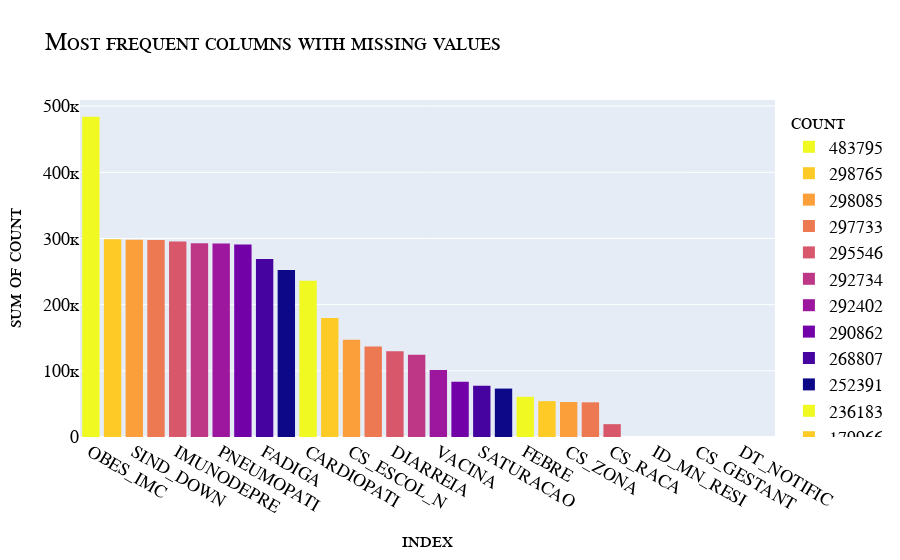

This figure's notebook cell:
### Markdown cell above
# Now we can try to treat this dataset
- Let us start by checking what columns have more missing values
- Then we can drop rows with more that 90% of the data NaN

### Code cell
px.histogram(df.isna().sum().reset_index(name='count').sort_values(by='count', ascending=False),
            x='index', y='count', color='count', color_discrete_sequence= px.colors.sequential.Plasma_r,
             title="Most frequent columns with missing values").update_layout(font = my_font)

### Figure 1 — Plotly figure (JSON) as saved in the notebook; plotly's stock layout.template omitted (floating-point values rounded to 4 significant figures)
{"data": [{"bingroup": "x", "histfunc": "sum", "hovertemplate": "count=483795<br>index=%{x}<br>sum of count=%{y}<extra></extra>", "legendgroup": "483795", "marker": {"color": "#f0f921", "pattern": {"shape": ""}}, "name": "483795", "orientation": "v", "showlegend": true, "type": "histogram", "x": ["OBES_IMC"], "xaxis": "x", "y": [483795], "yaxis": "y"}, {"bingroup": "x", "histfunc": "sum", "hovertemplate": "count=298765<br>index=%{x}<br>sum of count=%{y}<extra></extra>", "legendgroup": "298765", "marker": {"color": "#fdca26", "pattern": {"shape": ""}}, "name": "298765", "orientation": "v", "showlegend": true, "type": "histogram", "x": ["PUERPERA"], "xaxis": "x", "y": [298765], "yaxis": "y"}, {"bingroup": "x", "histfunc": "sum", "hovertemplate": "count=298085<br>index=%{x}<br>sum of count=%{y}<extra></extra>", "legendgroup": "298085", "marker": {"color": "#fb9f3a", "pattern": {"shape": ""}}, "name": "298085", "orientation": "v", "showlegend": true, "type": "histogram", "x": ["SIND_DOWN"], "xaxis": "x", "y": [298085], "yaxis": "y"}, {"bingroup": "x", "histfunc": "sum", "hovertemplate": "count=297733<br>index=%{x}<br>sum of count=%{y}<extra></extra>", "legendgroup": "297733", "marker": {"color": "#ed7953", "pattern": {"shape": ""}}, "name": "297733", "orientation": "v", "showlegend": true, "type": "histogram", "x": ["HEPATICA"], "xaxis": "x", "y": [297733], "yaxis": "y"}, {"bingroup": "x", "histfunc": "sum", "hovertemplate": "count=295546<br>index=%{x}<br>sum of count=%{y}<extra></extra>", "legendgroup": "295546", "marker": {"color": "#d8576b", "pattern": {"shape": ""}}, "name": "295546", "orientation": "v", "showlegend": true, "type": "histogram", "x": ["IMUNODEPRE"], "xaxis": "x", "y": [295546], "yaxis": "y"}, {"bingroup": "x", "histfunc": "sum", "hovertemplate": "count=292734<br>index=%{x}<br>sum of count=%{y}<extra></extra>", "legendgroup": "292734", "marker": {"color": "#bd3786", "pattern": {"shape": ""}}, "name": "292734", "orientation": "v", "showlegend": true, "type": "histogram", "x": ["RENAL"], "xaxis": "x", "y": [292734], "yaxis": "y"}, {"bingroup": "x", "histfunc": "sum", "hovertemplate": "count=292402<br>index=%{x}<br>sum of count=%{y}<extra></extra>", "legendgroup": "292402", "marker": {"color": "#9c179e", "pattern": {"shape": ""}}, "name": "292402", "orientation": "v", "showlegend": true, "type": "histogram", "x": ["PNEUMOPATI"], "xaxis": "x", "y": [292402], "yaxis": "y"}, {"bingroup": "x", "histfunc": "sum", "hovertemplate": "count=290862<br>index=%{x}<br>sum of count=%{y}<extra></extra>", "legendgroup": "290862", "marker": {"color": "#7201a8", "pattern": {"shape": ""}}, "name": "290862", "orientation": "v", "showlegend": true, "type": "histogram", "x": ["OBESIDADE"], "xaxis": "x", "y": [290862], "yaxis": "y"}, {"bingroup": "x", "histfunc": "sum", "hovertemplate": "count=268807<br>index=%{x}<br>sum of count=%{y}<extra></extra>", "legendgroup": "268807", "marker": {"color": "#46039f", "pattern": {"shape": ""}}, "name": "268807", "orientation": "v", "showlegend": true, "type": "histogram", "x": ["FADIGA"], "xaxis": "x", "y": [268807], "yaxis": "y"}, {"bingroup": "x", "histfunc": "sum", "hovertemplate": "count=252391<br>index=%{x}<br>sum of count=%{y}<extra></extra>", "legendgroup": "252391", "marker": {"color": "#0d0887", "pattern": {"shape": ""}}, "name": "252391", "orientation": "v", "showlegend": true, "type": "histogram", "x": ["DIABETES"], "xaxis": "x", "y": [252391], "yaxis": "y"}, {"bingroup": "x", "histfunc": "sum", "hovertemplate": "count=236183<br>index=%{x}<br>sum of count=%{y}<extra></extra>", "legendgroup": "236183", "marker": {"color": "#f0f921", "pattern": {"shape": ""}}, "name": "236183", "orientation": "v", "showlegend": true, "type": "histogram", "x": ["CARDIOPATI"], "xaxis": "x", "y": [236183], "yaxis": "y"}, {"bingroup": "x", "histfunc": "sum", "hovertemplate": "count=179966<br>index=%{x}<br>sum of count=%{y}<extra></extra>", "legendgroup": "179966", "marker": {"color": "#fdca26", "pattern": {"shape": ""}}, "name": "179966", "orientation": "v", "showlegend": true, "type": "histogram", "x": ["FATOR_RISC"], "xaxis": "x", "y": [179966], "yaxis": "y"}, {"bingroup": "x", "histfunc": "sum", "hovertemplate": "count=146901<br>index=%{x}<br>sum of count=%{y}<extra></extra>", "legendgroup": "146901", "marker": {"color": "#fb9f3a", "pattern": {"shape": ""}}, "name": "146901", "orientation": "v", "showlegend": true, "type": "histogram", "x": ["CS_ESCOL_N"], "xaxis": "x", "y": [146901], "yaxis": "y"}, {"bingroup": "x", "histfunc": "sum", "hovertemplate": "count=136659<br>index=%{x}<br>sum of count=%{y}<extra></extra>", "legendgroup": "136659", "marker": {"color": "#ed7953", "pattern": {"shape": ""}}, "name": "136659", "orientation": "v", "showlegend": true, "type": "histogram", "x": ["VOMITO"], "xaxis": "x", "y": [136659], "yaxis": "y"}, {"bingroup": "x", "histfunc": "sum", "hovertemplate": "count=129733<br>index=%{x}<br>sum of count=%{y}<extra></extra>", "legendgroup": "129733", "marker": {"color": "#d8576b", "pattern": {"shape": ""}}, "name": "129733", "orientation": "v", "showlegend": true, "type": "histogram", "x": ["DIARREIA"], "xaxis": "x", "y": [129733], "yaxis": "y"}, {"bingroup": "x", "histfunc": "sum", "hovertemplate": "count=124438<br>index=%{x}<br>sum of count=%{y}<extra></extra>", "legendgroup": "124438", "marker": {"color": "#bd3786", "pattern": {"shape": ""}}, "name": "124438", "orientation": "v", "showlegend": true, "type": "histogram", "x": ["GARGANTA"], "xaxis": "x", "y": [124438], "yaxis": "y"}, {"bingroup": "x", "histfunc": "sum", "hovertemplate": "count=101083<br>index=%{x}<br>sum of count=%{y}<extra></extra>", "legendgroup": "101083", "marker": {"color": "#9c179e", "pattern": {"shape": ""}}, "name": "101083", "orientation": "v", "showlegend": true, "type": "histogram", "x": ["VACINA"], "xaxis": "x", "y": [101083], "yaxis": "y"}, {"bingroup": "x", "histfunc": "sum", "hovertemplate": "count=83604<br>index=%{x}<br>sum of count=%{y}<extra></extra>", "legendgroup": "83604", "marker": {"color": "#7201a8", "pattern": {"shape": ""}}, "name": "83604", "orientation": "v", "showlegend": true, "type": "histogram", "x": ["DESC_RESP"], "xaxis": "x", "y": [83604], "yaxis": "y"}, {"bingroup": "x", "histfunc": "sum", "hovertemplate": "count=77360<br>index=%{x}<br>sum of count=%{y}<extra></extra>", "legendgroup": "77360", "marker": {"color": "#46039f", "pattern": {"shape": ""}}, "name": "77360", "orientation": "v", "showlegend": true, "type": "histogram", "x": ["SATURACAO"], "xaxis": "x", "y": [77360], "yaxis": "y"}, {"bingroup": "x", "histfunc": "sum", "hovertemplate": "count=73185<br>index=%{x}<br>sum of count=%{y}<extra></extra>", "legendgroup": "73185", "marker": {"color": "#0d0887", "pattern": {"shape": ""}}, "name": "73185", "orientation": "v", "showlegend": true, "type": "histogram", "x": ["CO_RG_RESI"], "xaxis": "x", "y": [73185], "yaxis": "y"}, {"bingroup": "x", "histfunc": "sum", "hovertemplate": "count=60770<br>index=%{x}<br>sum of count=%{y}<extra></extra>", "legendgroup": "60770", "marker": {"color": "#f0f921", "pattern": {"shape": ""}}, "name": "60770", "orientation": "v", "showlegend": true, "type": "histogram", "x": ["FEBRE"], "xaxis": "x", "y": [60770], "yaxis": "y"}, {"bingroup": "x", "histfunc": "sum", "hovertemplate": "count=54168<br>index=%{x}<br>sum of count=%{y}<extra></extra>", "legendgroup": "54168", "marker": {"color": "#fdca26", "pattern": {"shape": ""}}, "name": "54168", "orientation": "v", "showlegend": true, "type": "histogram", "x": ["DISPNEIA"], "xaxis": "x", "y": [54168], "yaxis": "y"}, {"bingroup": "x", "histfunc": "sum", "hovertemplate": "count=52838<br>index=%{x}<br>sum of count=%{y}<extra></extra>", "legendgroup": "52838", "marker": {"color": "#fb9f3a", "pattern": {"shape": ""}}, "name": "52838", "orientation": "v", "showlegend": true, "type": "histogram", "x": ["CS_ZONA"], "xaxis": "x", "y": [52838], "yaxis": "y"}, {"bingroup": "x", "histfunc": "sum", "hovertemplate": "count=52380<br>index=%{x}<br>sum of count=%{y}<extra></extra>", "legendgroup": "52380", "marker": {"color": "#ed7953", "pattern": {"shape": ""}}, "name": "52380", "orientation": "v", "showlegend": true, "type": "histogram", "x": ["TOSSE"], "xaxis": "x", "y": [52380], "yaxis": "y"}, {"bingroup": "x", "histfunc": "sum", "hovertemplate": "count=19384<br>index=%{x}<br>sum of count=%{y}<extra></extra>", "legendgroup": "19384", "marker": {"color": "#d8576b", "pattern": {"shape": ""}}, "name": "19384", "orientation": "v", "showlegend": true, "type": "histogram", "x": ["CS_RACA"], "xaxis": "x", "y": [19384], "yaxis": "y"}, {"bingroup": "x", "histfunc": "sum", "hovertemplate": "count=44<br>index=%{x}<br>sum of count=%{y}<extra></extra>", "legendgroup": "44", "marker": {"color": "#bd3786", "pattern": {"shape": ""}}, "name": "44", "orientation": "v", "showlegend": true, "type": "histogram", "x": ["SG_UF", "ID_MN_RESI"], "xaxis": "x", "y": [44, 44], "yaxis": "y"}, {"bingroup": "x", "histfunc": "sum", "hovertemplate": "count=0<br>index=%{x}<br>sum of count=%{y}<extra></extra>", "legendgroup": "0", "marker": {"color": "#9c179e", "pattern": {"shape": ""}}, "name": "0", "orientation": "v", "showlegend": true, "type": "histogram", "x": ["NU_IDADE_N", "CS_GESTANT", "CS_SEXO", "DT_NOTIFIC", "EVOLUCAO"], "xaxis": "x", "y": [0, 0, 0, 0, 0], "yaxis": "y"}], "layout": {"barmode": "relative", "font": {"color": "Black", "family": "Courier New, monospace", "size": 18, "variant": "small-caps"}, "legend": {"title": {"text": "count"}, "tracegroupgap": 0}, "title": {"text": "Most frequent columns with missing values"}, "xaxis": {"anchor": "y", "domain": [0, 1], "title": {"text": "index"}}, "yaxis": {"anchor": "x", "categoryarray": [0, 44, 19384, 52380, 52838, 54168, 60770, 73185, 77360, 83604, 101083, 124438, 129733, 136659, 146901, 179966, 236183, 252391, 268807, 290862, 292402, 292734, 295546, 297733, 298085, 298765, 483795], "categoryorder": "array", "domain": [0, 1], "title": {"text": "sum of count"}}}}
